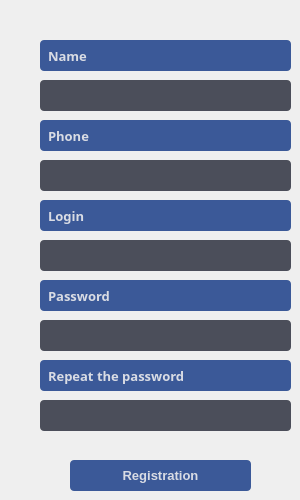
       <widget class="QWidget" name="tab_2">
        <attribute name="title">
         <string>Register</string>
        </attribute>
        <widget class="QLabel" name="Login_Librarian_8">
         <property name="geometry">
          <rect>
           <x>40</x>
           <y>200</y>
           <width>251</width>
           <height>31</height>
          </rect>
         </property>
         <property name="font">
          <font>
           <family>Trebuchet MS</family>
           <pointsize>10</pointsize>
           <weight>75</weight>
           <bold>true</bold>
          </font>
         </property>
         <property name="styleSheet">
          <string notr="true">QLabel {
    color: #D9DCE4;
    background-color: #3B5998;
    border-radius: 4px;
    padding: 4px;
}
</string>
         </property>
         <property name="text">
          <string>Login</string>
         </property>
        </widget>
        <widget class="QLabel" name="Password_Librarian_4">
         <property name="geometry">
          <rect>
           <x>40</x>
           <y>280</y>
           <width>251</width>
           <height>31</height>
          </rect>
         </property>
         <property name="font">
          <font>
           <family>Trebuchet MS</family>
           <pointsize>10</pointsize>
           <weight>75</weight>
           <bold>true</bold>
          </font>
         </property>
         <property name="styleSheet">
          <string notr="true">QLabel {
    color: #D9DCE4;
    background-color: #3B5998;
    border-radius: 4px;
    padding: 4px;
}
</string>
         </property>
         <property name="text">
          <string>Password</string>
         </property>
         <property name="textFormat">
          <enum>Qt::AutoText</enum>
         </property>
         <property name="alignment">
          <set>Qt::AlignLeading|Qt::AlignLeft|Qt::AlignVCenter</set>
         </property>
        </widget>
        <widget class="QLabel" name="Password_Librarian_5">
         <property name="geometry">
          <rect>
           <x>40</x>
           <y>360</y>
           <width>251</width>
           <height>31</height>
          </rect>
         </property>
         <property name="font">
          <font>
           <family>Trebuchet MS</family>
           <pointsize>10</pointsize>
           <weight>75</weight>
           <bold>true</bold>
          </font>
         </property>
         <property name="styleSheet">
          <string notr="true">QLabel {
    color: #D9DCE4;
    background-color: #3B5998;
    border-radius: 4px;
    padding: 4px;
}
</string>
         </property>
         <property name="text">
          <string>Repeat the password</string>
         </property>
         <property name="textFormat">
          <enum>Qt::AutoText</enum>
         </property>
         <property name="alignment">
          <set>Qt::AlignLeading|Qt::AlignLeft|Qt::AlignVCenter</set>
         </property>
        </widget>
        <widget class="QLineEdit" name="lineEdit_input_reg_log">
         <property name="geometry">
          <rect>
           <x>40</x>
           <y>240</y>
           <width>251</width>
           <height>31</height>
          </rect>
         </property>
         <property name="font">
          <font>
           <family>Trebuchet MS</family>
           <pointsize>10</pointsize>
           <weight>75</weight>
           <bold>true</bold>
          </font>
         </property>
         <property name="styleSheet">
          <string notr="true">QLineEdit {
    background-color: #4B4E5A;
    border-radius: 4px;
    color: white;
    padding: 4px;
    border: none;
}
QLineEdit:hover {
    border: 1px solid #3b3e47;
}
QLineEdit:focus {
    border: 1px solid #3b3e47;
}
</string>
         </property>
         <property name="text">
          <string/>
         </property>
        </widget>
        <widget class="QLineEdit" name="lineEdit_input_reg_pass">
         <property name="geometry">
          <rect>
           <x>40</x>
           <y>320</y>
           <width>251</width>
           <height>31</height>
          </rect>
         </property>
         <property name="font">
          <font>
           <family>Trebuchet MS</family>
           <pointsize>10</pointsize>
           <weight>75</weight>
           <bold>true</bold>
          </font>
         </property>
         <property name="styleSheet">
          <string notr="true">QLineEdit {
    background-color: #4B4E5A;
    border-radius: 4px;
    color: white;
    padding: 4px;
    border: none;
}
QLineEdit:hover {
    border: 1px solid #3b3e47;
}
QLineEdit:focus {
    border: 1px solid #3b3e47;
}
</string>
         </property>
         <property name="text">
          <string/>
         </property>
        </widget>
        <widget class="QLineEdit" name="lineEdit_input_reg_pass_repit">
         <property name="geometry">
          <rect>
           <x>40</x>
           <y>400</y>
           <width>251</width>
           <height>31</height>
          </rect>
         </property>
         <property name="font">
          <font>
           <family>Trebuchet MS</family>
           <pointsize>10</pointsize>
           <weight>75</weight>
           <bold>true</bold>
          </font>
         </property>
         <property name="styleSheet">
          <string notr="true">QLineEdit {
    background-color: #4B4E5A;
    border-radius: 4px;
    color: white;
    padding: 4px;
    border: none;
}
QLineEdit:hover {
    border: 1px solid #3b3e47;
}
QLineEdit:focus {
    border: 1px solid #3b3e47;
}
</string>
         </property>
         <property name="text">
          <string/>
         </property>
        </widget>
        <widget class="QPushButton" name="pushButton_reg_acc">
         <property name="geometry">
          <rect>
           <x>70</x>
           <y>460</y>
           <width>181</width>
           <height>31</height>
          </rect>
         </property>
         <property name="font">
          <font>
           <pointsize>10</pointsize>
           <weight>75</weight>
           <italic>false</italic>
           <bold>true</bold>
           <stylestrategy>PreferDefault</stylestrategy>
          </font>
         </property>
         <property name="cursor">
          <cursorShape>PointingHandCursor</cursorShape>
         </property>
         <property name="styleSheet">
          <string notr="true">QPushButton {
    color: #D9DCE4;
    background-color: #3B5998;
    border-radius: 4px;
    padding: 4px;
}

QPushButton:hover {
    background-color: #404040;
}
</string>
         </property>
         <property name="text">
          <string>Registration</string>
         </property>
        </widget>
        <widget class="QLabel" name="Login_Librarian_name">
         <property name="geometry">
          <rect>
           <x>40</x>
           <y>40</y>
           <width>251</width>
           <height>31</height>
          </rect>
         </property>
         <property name="font">
          <font>
           <family>Trebuchet MS</family>
           <pointsize>10</pointsize>
           <weight>75</weight>
           <bold>true</bold>
          </font>
         </property>
         <property name="styleSheet">
          <string notr="true">QLabel {
    color: #D9DCE4;
    background-color: #3B5998;
    border-radius: 4px;
    padding: 4px;
}
</string>
         </property>
         <property name="text">
          <string>Name</string>
         </property>
        </widget>
        <widget class="QLineEdit" name="lineEdit_input_reg_log_name">
         <property name="geometry">
          <rect>
           <x>40</x>
           <y>80</y>
           <width>251</width>
           <height>31</height>
          </rect>
         </property>
         <property name="font">
          <font>
           <family>Trebuchet MS</family>
           <pointsize>10</pointsize>
           <weight>75</weight>
           <bold>true</bold>
          </font>
         </property>
         <property name="styleSheet">
          <string notr="true">QLineEdit {
    background-color: #4B4E5A;
    border-radius: 4px;
    color: white;
    padding: 4px;
    border: none;
}
QLineEdit:hover {
    border: 1px solid #3b3e47;
}
QLineEdit:focus {
    border: 1px solid #3b3e47;
}
</string>
         </property>
         <property name="text">
          <string/>
         </property>
        </widget>
        <widget class="QLineEdit" name="lineEdit_input_reg_phone">
         <property name="geometry">
          <rect>
           <x>40</x>
           <y>160</y>
           <width>251</width>
           <height>31</height>
          </rect>
         </property>
         <property name="font">
          <font>
           <family>Trebuchet MS</family>
           <pointsize>10</pointsize>
           <weight>75</weight>
           <bold>true</bold>
          </font>
         </property>
         <property name="styleSheet">
          <string notr="true">QLineEdit {
    background-color: #4B4E5A;
    border-radius: 4px;
    color: white;
    padding: 4px;
    border: none;
}
QLineEdit:hover {
    border: 1px solid #3b3e47;
}
QLineEdit:focus {
    border: 1px solid #3b3e47;
}
</string>
         </property>
         <property name="text">
          <string/>
         </property>
        </widget>
        <widget class="QLabel" name="Login_Librarian_name_2">
         <property name="geometry">
          <rect>
           <x>40</x>
           <y>120</y>
           <width>251</width>
           <height>31</height>
          </rect>
         </property>
         <property name="font">
          <font>
           <family>Trebuchet MS</family>
           <pointsize>10</pointsize>
           <weight>75</weight>
           <bold>true</bold>
          </font>
         </property>
         <property name="styleSheet">
          <string notr="true">QLabel {
    color: #D9DCE4;
    background-color: #3B5998;
    border-radius: 4px;
    padding: 4px;
}
</string>
         </property>
         <property name="text">
          <string>Phone</string>
         </property>
        </widget>
       </widget>
